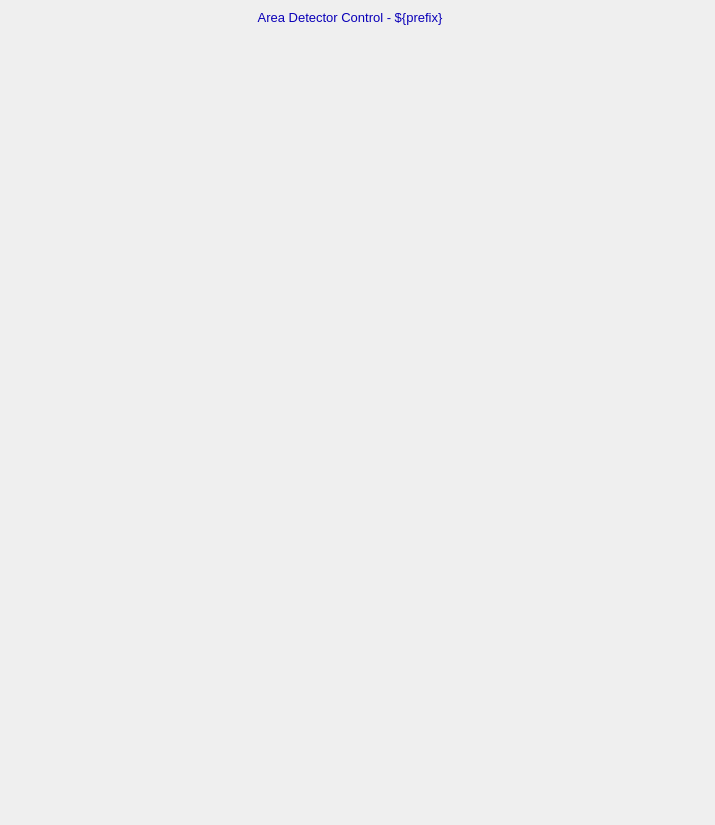
<?xml version="1.0" ?>
<ui version="4.0">
  <class>Dialog</class>
  <widget class="QWidget" name="screen">
    <property name="geometry">
      <rect>
        <x>125</x>
        <y>48</y>
        <width>715</width>
        <height>825</height>
      </rect>
    </property>
    <property name="styleSheet">
      <string notr="true">QWidget#screen {
  color: rgb(0, 0, 0);
  background-color: rgb(187, 187, 187);
  }</string>
    </property>
    <property name="windowTitle">
      <string>ADBase</string>
    </property>
    <widget class="PyDMFrame" name="composite">
      <property name="geometry">
        <rect>
          <x>100</x>
          <y>4</y>
          <width>500</width>
          <height>26</height>
        </rect>
      </property>
      <widget class="PyDMDrawingRectangle" name="rectangle">
        <property name="geometry">
          <rect>
            <x>0</x>
            <y>0</y>
            <width>500</width>
            <height>25</height>
          </rect>
        </property>
        <property name="brush" stdset="0">
          <brush brushstyle="SolidPattern">
            <color alpha="255">
              <red>218</red>
              <green>218</green>
              <blue>218</blue>
            </color>
          </brush>
        </property>
        <property name="penStyle" stdset="0">
          <enum>Qt::SolidLine</enum>
        </property>
        <property name="penColor" stdset="0">
          <color>
            <red>218</red>
            <green>218</green>
            <blue>218</blue>
          </color>
        </property>
        <property name="penWidth" stdset="0">
          <double>0</double>
        </property>
        <property name="penCapStyle" stdset="0">
          <enum>Qt::FlatCap</enum>
        </property>
        <property name="toolTip">
          <string>rectangle</string>
        </property>
      </widget>
      <widget class="QLabel" name="text">
        <property name="geometry">
          <rect>
            <x>58</x>
            <y>1</y>
            <width>384</width>
            <height>25</height>
          </rect>
        </property>
        <property name="text">
          <string>Area Detector Control - ${prefix}</string>
        </property>
        <property name="font" stdset="0">
          <font>
            <pointsize>10</pointsize>
          </font>
        </property>
        <property name="brush" stdset="0">
          <brush brushstyle="SolidPattern">
            <color alpha="255">
              <red>10</red>
              <green>0</green>
              <blue>184</blue>
            </color>
          </brush>
        </property>
        <property name="toolTip">
          <string>text</string>
        </property>
        <property name="alignment">
          <set>Qt::AlignCenter</set>
        </property>
        <property name="styleSheet">
          <string notr="true">QLabel#text {
  color: rgb(10, 0, 184);
  }</string>
        </property>
      </widget>
    </widget>
    <widget class="PyDMEmbeddedDisplay" name="composite_1">
      <property name="geometry">
        <rect>
          <x>6</x>
          <y>35</y>
          <width>350</width>
          <height>215</height>
        </rect>
      </property>
      <property name="toolTip">
        <string>composite_1</string>
      </property>
      <property name="filename" stdset="0">
        <string>ADSetup.ui</string>
      </property>
    </widget>
    <widget class="PyDMEmbeddedDisplay" name="composite_2">
      <property name="geometry">
        <rect>
          <x>360</x>
          <y>35</y>
          <width>350</width>
          <height>165</height>
        </rect>
      </property>
      <property name="toolTip">
        <string>composite_2</string>
      </property>
      <property name="filename" stdset="0">
        <string>ADShutter.ui</string>
      </property>
    </widget>
    <widget class="PyDMEmbeddedDisplay" name="composite_3">
      <property name="geometry">
        <rect>
          <x>5</x>
          <y>725</y>
          <width>350</width>
          <height>60</height>
        </rect>
      </property>
      <property name="toolTip">
        <string>composite_3</string>
      </property>
      <property name="filename" stdset="0">
        <string>ADAttrFile.ui</string>
      </property>
    </widget>
    <widget class="PyDMEmbeddedDisplay" name="composite_4">
      <property name="geometry">
        <rect>
          <x>360</x>
          <y>755</y>
          <width>350</width>
          <height>60</height>
        </rect>
      </property>
      <property name="toolTip">
        <string>composite_4</string>
      </property>
      <property name="filename" stdset="0">
        <string>ADDriverFile.ui</string>
      </property>
    </widget>
    <widget class="PyDMEmbeddedDisplay" name="composite_5">
      <property name="geometry">
        <rect>
          <x>5</x>
          <y>340</y>
          <width>350</width>
          <height>380</height>
        </rect>
      </property>
      <property name="toolTip">
        <string>composite_5</string>
      </property>
      <property name="filename" stdset="0">
        <string>ADReadout.ui</string>
      </property>
    </widget>
    <widget class="PyDMEmbeddedDisplay" name="composite_6">
      <property name="geometry">
        <rect>
          <x>360</x>
          <y>205</y>
          <width>350</width>
          <height>405</height>
        </rect>
      </property>
      <property name="toolTip">
        <string>composite_6</string>
      </property>
      <property name="filename" stdset="0">
        <string>ADCollect.ui</string>
      </property>
    </widget>
    <widget class="PyDMEmbeddedDisplay" name="composite_7">
      <property name="geometry">
        <rect>
          <x>5</x>
          <y>255</y>
          <width>350</width>
          <height>80</height>
        </rect>
      </property>
      <property name="toolTip">
        <string>composite_7</string>
      </property>
      <property name="filename" stdset="0">
        <string>ADPlugins.ui</string>
      </property>
    </widget>
    <widget class="PyDMEmbeddedDisplay" name="composite_8">
      <property name="geometry">
        <rect>
          <x>360</x>
          <y>615</y>
          <width>350</width>
          <height>135</height>
        </rect>
      </property>
      <property name="toolTip">
        <string>composite_8</string>
      </property>
      <property name="filename" stdset="0">
        <string>ADBuffers.ui</string>
      </property>
    </widget>
  </widget>
  <customwidgets>
    <customwidget>
      <class>PyDMFrame</class>
      <extends>QFrame</extends>
      <header>pydm.widgets.frame</header>
    </customwidget>
    <customwidget>
      <class>PyDMDrawingRectangle</class>
      <extends>QWidget</extends>
      <header>pydm.widgets.drawing</header>
    </customwidget>
    <customwidget>
      <class>PyDMLabel</class>
      <extends>QLabel</extends>
      <header>pydm.widgets.label</header>
    </customwidget>
    <customwidget>
      <class>PyDMEmbeddedDisplay</class>
      <extends>QFrame</extends>
      <header>pydm.widgets.embedded_display</header>
    </customwidget>
  </customwidgets>
</ui>
